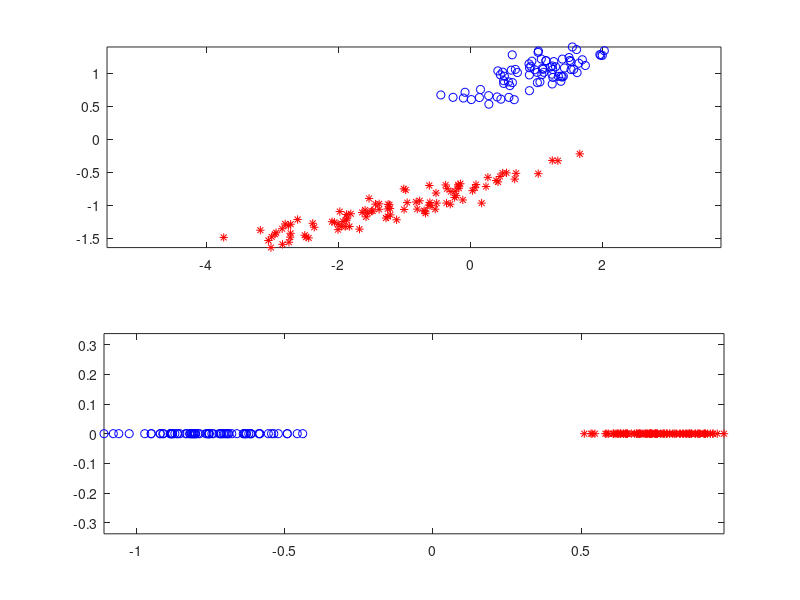

Write the MATLAB code that produced this figure.
clear all, close all,

% Generate n-dimensional data vectors from 2 Gaussian pdfs
n = 2; 
N1 = 100; mu1 = -1*ones(n,1); A1 = 3*(rand(n,n)-0.5); %S1 = A*A';
N2 = 75; mu2 = 1*ones(n,1); A2 = 2*(rand(n,n)-0.5);
x1 = A1*randn(n,N1)+mu1*ones(1,N1);
x2 = A2*randn(n,N2)+mu2*ones(1,N2);

% Estimate mean vectors and covariance matrices from samples
mu1hat = mean(x1,2); S1hat = cov(x1');
mu2hat = mean(x2,2); S2hat = cov(x2');

% Calculate the between/within-class scatter matrices
Sb = (mu1hat-mu2hat)*(mu1hat-mu2hat)';
Sw = S1hat + S2hat;

% Solve for the Fisher LDA projection vector (in w)
[V,D] = eig(inv(Sw)*Sb);
[~,ind] = sort(diag(D),'descend');
w = V(:,ind(1)); % Fisher LDA projection vector

% Linearly project the data from both categories on to w
y1 = w'*x1;
y2 = w'*x2;

% Plot the data before and after linear projection
figure(1),
subplot(2,1,1), plot(x1(1,:),x1(2,:),'r*'); hold on;
plot(x2(1,:),x2(2,:),'bo'); axis equal, 
subplot(2,1,2), plot(y1(1,:),zeros(1,N1),'r*'); hold on;
plot(y2(1,:),zeros(1,N2),'bo'); axis equal,






